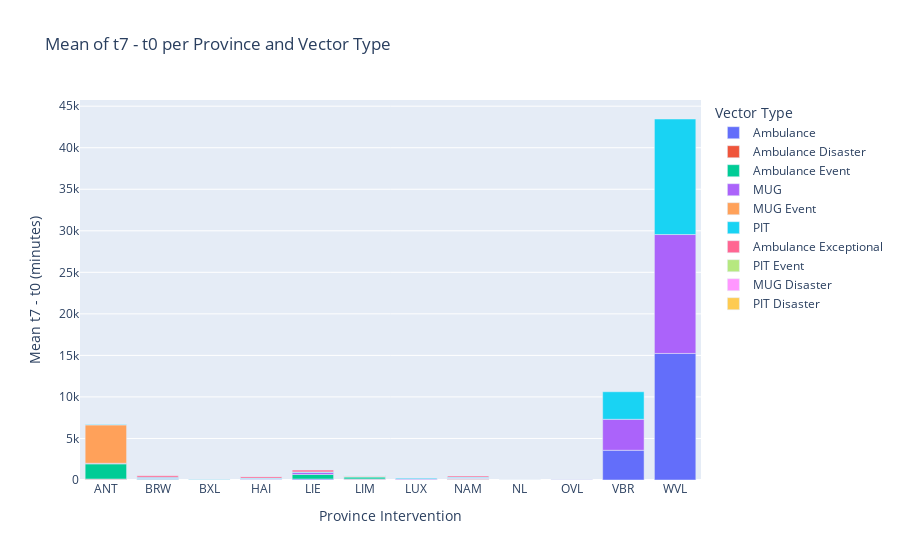

Notebook cell for this chart:
### Code cell
import plotly.express as px

# Assuming interventions_dataset is your DataFrame

# Calculate the difference between t7 and t0 in minutes
interventions_dataset['t7_t0_diff_minutes'] = (interventions_dataset['t7'] - interventions_dataset['t0']).dt.total_seconds() / 60

# Filter out missing values in 't7_t0_diff_minutes' column
interventions_dataset_filtered = interventions_dataset.dropna(subset=['t7_t0_diff_minutes'])

# Aggregate the data by taking the mean of t7_t0_diff_minutes for each combination of province_intervention and vector_type
aggregated_data = interventions_dataset_filtered.groupby(['province_intervention', 'vector_type']).agg({'t7_t0_diff_minutes': 'mean'}).reset_index()

# Create boxplot
fig = px.bar(aggregated_data, x='province_intervention', y='t7_t0_diff_minutes', color='vector_type',
             title='Mean of t7 - t0 per Province and Vector Type',
             labels={'t7_t0_diff_minutes': 'Mean t7 - t0 (minutes)', 'province_intervention': 'Province Intervention', 'vector_type': 'Vector Type'})

# Show the plot
fig.show()

### Figure 1 — Plotly figure (JSON) as saved in the notebook; plotly's stock layout.template omitted (floating-point values rounded to 4 significant figures)
{"data": [{"alignmentgroup": "True", "hovertemplate": "Vector Type=Ambulance<br>Province Intervention=%{x}<br>Mean t7 - t0 (minutes)=%{y}<extra></extra>", "legendgroup": "Ambulance", "marker": {"color": "#636efa", "pattern": {"shape": ""}}, "name": "Ambulance", "offsetgroup": "Ambulance", "orientation": "v", "showlegend": true, "textposition": "auto", "type": "bar", "x": ["ANT", "BRW", "BXL", "HAI", "LIE", "LIM", "LUX", "NAM", "NL", "OVL", "VBR", "WVL"], "xaxis": "x", "y": [69.18, 78.66, 8.504, 64.94, 115.0, 79.31, 74.29, 67.74, 4.417, 5.408, 3579.0, 15230.0], "yaxis": "y"}, {"alignmentgroup": "True", "hovertemplate": "Vector Type=Ambulance Disaster<br>Province Intervention=%{x}<br>Mean t7 - t0 (minutes)=%{y}<extra></extra>", "legendgroup": "Ambulance Disaster", "marker": {"color": "#EF553B", "pattern": {"shape": ""}}, "name": "Ambulance Disaster", "offsetgroup": "Ambulance Disaster", "orientation": "v", "showlegend": true, "textposition": "auto", "type": "bar", "x": ["ANT", "HAI", "LIM", "NAM"], "xaxis": "x", "y": [51.17, 8.344, 55.08, 41.54], "yaxis": "y"}, {"alignmentgroup": "True", "hovertemplate": "Vector Type=Ambulance Event<br>Province Intervention=%{x}<br>Mean t7 - t0 (minutes)=%{y}<extra></extra>", "legendgroup": "Ambulance Event", "marker": {"color": "#00cc96", "pattern": {"shape": ""}}, "name": "Ambulance Event", "offsetgroup": "Ambulance Event", "orientation": "v", "showlegend": true, "textposition": "auto", "type": "bar", "x": ["ANT", "BRW", "HAI", "LIE", "LIM", "NAM", "OVL"], "xaxis": "x", "y": [1821.0, 51.18, 9.753, 551.1, 216.3, 56.26, 7.387], "yaxis": "y"}, {"alignmentgroup": "True", "hovertemplate": "Vector Type=MUG<br>Province Intervention=%{x}<br>Mean t7 - t0 (minutes)=%{y}<extra></extra>", "legendgroup": "MUG", "marker": {"color": "#ab63fa", "pattern": {"shape": ""}}, "name": "MUG", "offsetgroup": "MUG", "orientation": "v", "showlegend": true, "textposition": "auto", "type": "bar", "x": ["ANT", "BRW", "BXL", "HAI", "LIE", "LIM", "LUX", "NAM", "NL", "OVL", "VBR", "WVL"], "xaxis": "x", "y": [72.78, 72.02, 3.675, 74.58, 249.8, 76.85, 63.11, 69.03, 6.733, 5.603, 3730.0, 14320.0], "yaxis": "y"}, {"alignmentgroup": "True", "hovertemplate": "Vector Type=MUG Event<br>Province Intervention=%{x}<br>Mean t7 - t0 (minutes)=%{y}<extra></extra>", "legendgroup": "MUG Event", "marker": {"color": "#FFA15A", "pattern": {"shape": ""}}, "name": "MUG Event", "offsetgroup": "MUG Event", "orientation": "v", "showlegend": true, "textposition": "auto", "type": "bar", "x": ["ANT", "BRW", "HAI", "LIM", "NAM"], "xaxis": "x", "y": [4616.0, 19.3, 3.334, 51.92, 37.5], "yaxis": "y"}, {"alignmentgroup": "True", "hovertemplate": "Vector Type=PIT<br>Province Intervention=%{x}<br>Mean t7 - t0 (minutes)=%{y}<extra></extra>", "legendgroup": "PIT", "marker": {"color": "#19d3f3", "pattern": {"shape": ""}}, "name": "PIT", "offsetgroup": "PIT", "orientation": "v", "showlegend": true, "textposition": "auto", "type": "bar", "x": ["ANT", "BRW", "BXL", "HAI", "LIE", "LIM", "LUX", "NAM", "OVL", "VBR", "WVL"], "xaxis": "x", "y": [65.53, 113.3, 4.45, 70.45, 59.83, 77.39, 105.3, 77.38, 3.722, 3315.0, 13910.0], "yaxis": "y"}, {"alignmentgroup": "True", "hovertemplate": "Vector Type=Ambulance Exceptional<br>Province Intervention=%{x}<br>Mean t7 - t0 (minutes)=%{y}<extra></extra>", "legendgroup": "Ambulance Exceptional", "marker": {"color": "#FF6692", "pattern": {"shape": ""}}, "name": "Ambulance Exceptional", "offsetgroup": "Ambulance Exceptional", "orientation": "v", "showlegend": true, "textposition": "auto", "type": "bar", "x": ["BRW", "HAI", "LIE", "NAM"], "xaxis": "x", "y": [188.1, 184.0, 220.0, 141.2], "yaxis": "y"}, {"alignmentgroup": "True", "hovertemplate": "Vector Type=PIT Event<br>Province Intervention=%{x}<br>Mean t7 - t0 (minutes)=%{y}<extra></extra>", "legendgroup": "PIT Event", "marker": {"color": "#B6E880", "pattern": {"shape": ""}}, "name": "PIT Event", "offsetgroup": "PIT Event", "orientation": "v", "showlegend": true, "textposition": "auto", "type": "bar", "x": ["HAI"], "xaxis": "x", "y": [3.662], "yaxis": "y"}, {"alignmentgroup": "True", "hovertemplate": "Vector Type=MUG Disaster<br>Province Intervention=%{x}<br>Mean t7 - t0 (minutes)=%{y}<extra></extra>", "legendgroup": "MUG Disaster", "marker": {"color": "#FF97FF", "pattern": {"shape": ""}}, "name": "MUG Disaster", "offsetgroup": "MUG Disaster", "orientation": "v", "showlegend": true, "textposition": "auto", "type": "bar", "x": ["LIM"], "xaxis": "x", "y": [3.904], "yaxis": "y"}, {"alignmentgroup": "True", "hovertemplate": "Vector Type=PIT Disaster<br>Province Intervention=%{x}<br>Mean t7 - t0 (minutes)=%{y}<extra></extra>", "legendgroup": "PIT Disaster", "marker": {"color": "#FECB52", "pattern": {"shape": ""}}, "name": "PIT Disaster", "offsetgroup": "PIT Disaster", "orientation": "v", "showlegend": true, "textposition": "auto", "type": "bar", "x": ["LIM"], "xaxis": "x", "y": [1.773], "yaxis": "y"}], "layout": {"barmode": "relative", "legend": {"title": {"text": "Vector Type"}, "tracegroupgap": 0}, "title": {"text": "Mean of t7 - t0 per Province and Vector Type"}, "xaxis": {"anchor": "y", "domain": [0, 1], "title": {"text": "Province Intervention"}}, "yaxis": {"anchor": "x", "domain": [0, 1], "title": {"text": "Mean t7 - t0 (minutes)"}}}}
